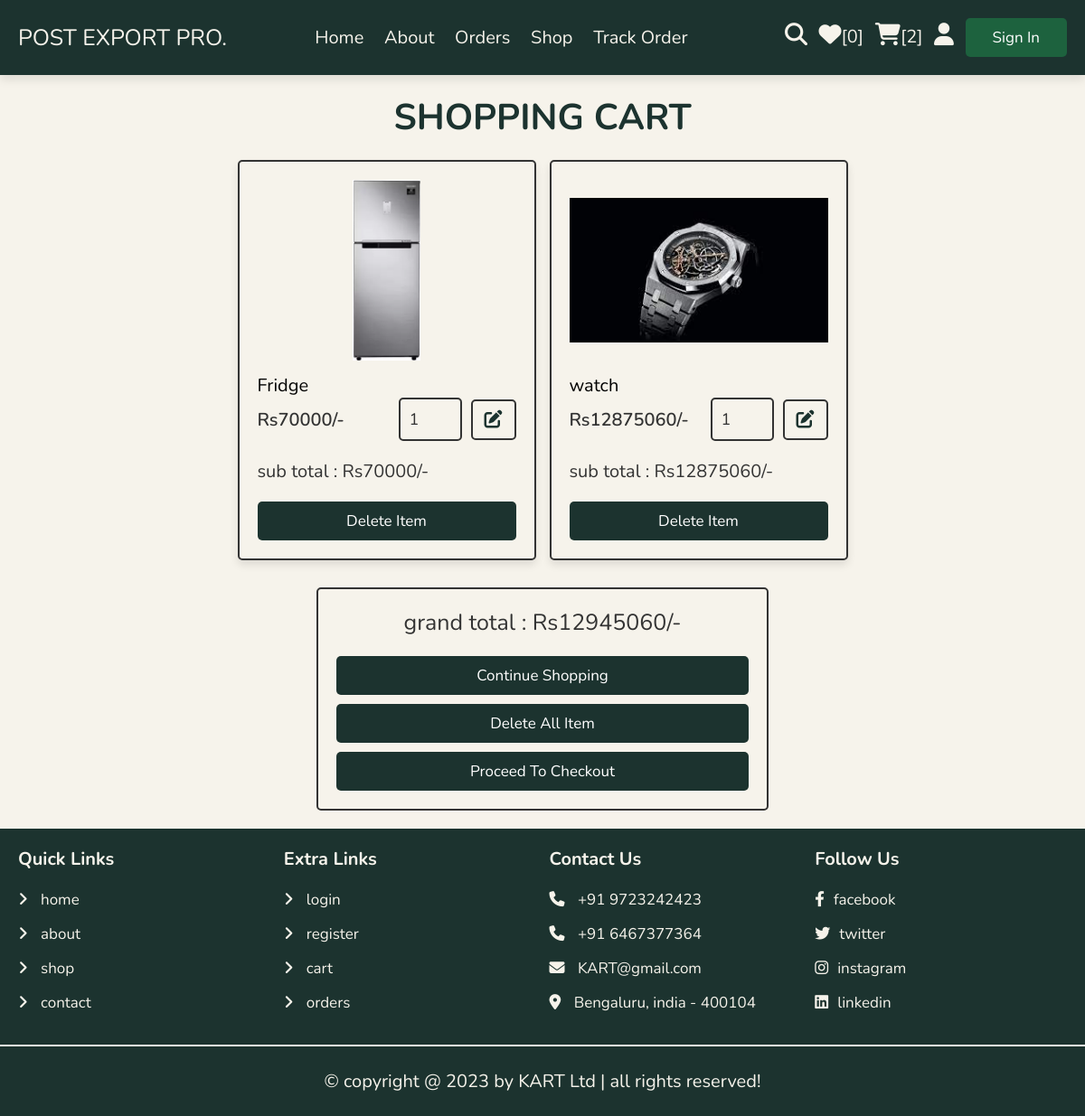
/cart.php (signed in), run on the app's committed database.
### tables this page shows
CREATE TABLE `cart` (
  `id` int(100) NOT NULL,
  `user_id` int(100) NOT NULL,
  `pid` int(100) NOT NULL,
  `name` varchar(100) NOT NULL,
  `price` int(10) NOT NULL,
  `quantity` int(10) NOT NULL,
  `image` varchar(100) NOT NULL
);

### cart.php (the view, shortened to what this page needs)
<?php
include 'components/connect.php';
if(isset($_SESSION['user_id'])){
   $user_id = $_SESSION['user_id'];
}else{
   $user_id = '';
   header('location:user_login.php');
};
?>
<!DOCTYPE html>
<html lang="en">
<head>
   <link rel="stylesheet" href="https://cdnjs.cloudflare.com/ajax/libs/font-awesome/6.1.1/css/all.min.css">
   <link rel="stylesheet" href="css/style.css">
</head>
<body>
<?php include 'components/user_header.php'; ?>
<section class="products shopping-cart">
   <h3 class="heading">shopping cart</h3>
   <div class="box-container">
   <?php
      $grand_total = 0;
      $select_cart = $conn->prepare("SELECT * FROM `cart` WHERE user_id = ?");
      $select_cart->execute([$user_id]);
      if($select_cart->rowCount() > 0){
         while($fetch_cart = $select_cart->fetch(PDO::FETCH_ASSOC)){
   ?>
   <form action="" method="post" class="box">
      <img src="uploaded_img/<?= $fetch_cart['image']; ?>" alt="">
      <div class="name"><?= $fetch_cart['name']; ?></div>
      <div class="flex">
         <div class="price">Rs<?= $fetch_cart['price']; ?>/-</div>
         <input type="number" name="qty" class="qty" min="1" max="99" onkeypress="if(this.value.length == 2) return false;" value="<?= $fetch_cart['quantity']; ?>">
         <button type="submit" class="fas fa-edit" name="update_qty"></button>
      </div>
      <div class="sub-total"> sub total : <span>Rs<?= $sub_total = ($fetch_cart['price'] * $fetch_cart['quantity']); ?>/-</span> </div>
      <input type="submit" value="delete item" onclick="return confirm('delete this from cart?');" class="delete-btn" name="delete">
   </form>
   <?php
   $grand_total += $sub_total;
      }
   }else{
      echo '<p class="empty">your cart is empty</p>';
   }
   ?>
   </div>
   <?php
      $select_cart = $conn->prepare("SELECT pid, name, price, quantity FROM `cart` WHERE user_id = ?");
      $select_cart->execute([$user_id]);
      if ($select_cart->rowCount() > 0) {
         $fetch_cart = $select_cart->fetch(PDO::FETCH_ASSOC);
         $pid = $fetch_cart['pid'];
         $pname = $fetch_cart['name'];
         $quantity= $fetch_cart['quantity'];
         $price = $fetch_cart['price'];
      } else {
         echo '<p class="empty">your cart is empty</p>';
      }
   ?>
   <div class="cart-total">
      <p>grand total : <span>Rs<?= $grand_total; ?>/-</span></p>
      <a href="shop.php" class="option-btn">continue shopping</a>
      <a href="cart.php?delete_all" class="delete-btn <?= ($grand_total > 1)?'':'disabled'; ?>" onclick="return confirm('delete all from cart?');">delete all item</a>
      <a href="checkout.php?pid=<?= $pid; ?>&pname=<?= $pname; ?>&quantity=<?= $quantity; ?>&price=<?= $price; ?>" class="btn <?= ($grand_total > 1) ? '' : 'disabled'; ?>">proceed to checkout</a>
   </div>
</section>
<?php include 'components/footer.php'; ?>
</body>
</html>

### css/style.css (style rules this page uses)
:root { --main-color:#f6f3eb; --orange:#f39c12; --red:#e74c3c; --black:#333; --white:#fff; --header-color:#1c332f; --light-green: #1d623e; --light-bg:#d4dcff; --border:.2rem solid var(--black); --box-shadow:0 .5rem 1rem rgba(0,0,0,.1); }
* { font-family: 'Nunito', sans-serif; margin:0; padding:0; box-sizing: border-box; outline: none; border:none; text-decoration: none; }
html { font-size: 62.5%; overflow-x: hidden; }
body { background-color: var(--main-color); overflow: hidden; }
section { padding:2rem; max-width: 1200px; margin:0 auto; }
.heading { font-size: 4rem; color:var(--header-color); margin-bottom: 2rem; text-align: center; text-transform: uppercase; }
.btn, .delete-btn, .option-btn { display: block; width: 100%; margin-top: 1rem; border-radius: .5rem; padding:1rem 3rem; font-size: 1.7rem; text-transform: capitalize; color:var(--white); cursor: pointer; text-align: center; }
.btn { background-color: var(--header-color); }
.delete-btn { background-color: var(--header-color); }
.option-btn { background-color: var(--header-color); }
.products .box-container { display: grid; grid-template-columns: repeat(auto-fit, 33rem); gap:1.5rem; justify-content: center; align-items: flex-start; }
.products .box-container .box { position: relative; background-color: var(--main-color); box-shadow: var(--box-shadow); border-radius: .5rem; border:var(--border); padding:2rem; overflow: hidden; }
.products .box-container .box img { height: 20rem; width: 100%; object-fit: contain; margin-bottom: 1rem; }
.products .box-container .box .name { font-size: 2rem; color:var(--light-color); }
.products .box-container .box .flex { display: flex; align-items: center; gap:1rem; }
.products .box-container .box .flex .qty { width: 7rem; padding:1rem; border:var(--border); font-size: 1.8rem; color:var(--black); border-radius: .5rem; background-color: var(--main-color); }
.products .box-container .box .flex .price { font-size: 2rem; font-weight: 600; color:var(--black); margin-right: auto; }
.shopping-cart .fa-edit { height: 4.5rem; border-radius: .5rem; border: var(--border); background-color: var(--light-color); width: 5rem; font-size: 2rem; color:var(--header-color); cursor: pointer; }
.shopping-cart .sub-total { margin:2rem 0; font-size: 2rem; color:var(--black); }
.shopping-cart .sub-total span { color:var(--black); }
.cart-total { max-width: 50rem; margin:0 auto; margin-top: 3rem; background-color: var(--main-color); border:var(--border); border-radius: .5rem;; padding:2rem; text-align: center; }
.cart-total p { font-size: 2.5rem; color:var(--black); margin-bottom: 2rem; }
.cart-total p span { color:var(--black); }

### data on the page
cart: image (picture), name "Fridge", price "70000", qty "1"
cart: image (picture), name "watch", price "12875060", qty "1"

### other printed values
$total_wishlist_counts "0"
$total_cart_counts "2"
$grand_total "12945060"
